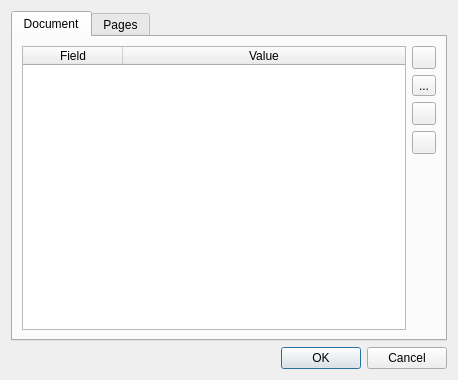
<?xml version="1.0" encoding="UTF-8"?>
<ui version="4.0">
 <class>MetadataEditorDialog</class>
 <widget class="QDialog" name="MetadataEditorDialog">
  <property name="geometry">
   <rect>
    <x>0</x>
    <y>0</y>
    <width>458</width>
    <height>380</height>
   </rect>
  </property>
  <property name="windowTitle">
   <string>Dialog</string>
  </property>
  <layout class="QVBoxLayout" name="verticalLayout">
   <item>
    <widget class="QTabWidget" name="tabWidget">
     <property name="currentIndex">
      <number>0</number>
     </property>
     <widget class="QWidget" name="tab">
      <attribute name="title">
       <string>Document</string>
      </attribute>
      <layout class="QVBoxLayout" name="verticalLayout_3">
       <item>
        <layout class="QHBoxLayout" name="horizontalLayout">
         <item>
          <widget class="QTableWidget" name="tvDocumentMeta">
           <property name="editTriggers">
            <set>QAbstractItemView::AnyKeyPressed|QAbstractItemView::DoubleClicked|QAbstractItemView::EditKeyPressed|QAbstractItemView::SelectedClicked</set>
           </property>
           <property name="selectionBehavior">
            <enum>QAbstractItemView::SelectItems</enum>
           </property>
           <attribute name="horizontalHeaderStretchLastSection">
            <bool>true</bool>
           </attribute>
           <attribute name="verticalHeaderVisible">
            <bool>false</bool>
           </attribute>
           <attribute name="verticalHeaderHighlightSections">
            <bool>false</bool>
           </attribute>
           <column>
            <property name="text">
             <string>Field</string>
            </property>
           </column>
           <column>
            <property name="text">
             <string>Value</string>
            </property>
           </column>
          </widget>
         </item>
         <item>
          <layout class="QVBoxLayout" name="verticalLayout_2">
           <item>
            <widget class="QToolButton" name="btnAdd">
             <property name="toolTip">
              <string>Add metadata field</string>
             </property>
             <property name="text">
              <string/>
             </property>
             <property name="icon">
              <iconset resource="../../../../app/resources/resources.qrc">
               <normaloff>:/icons/plus-16.png</normaloff>:/icons/plus-16.png</iconset>
             </property>
            </widget>
           </item>
           <item>
            <widget class="QToolButton" name="btnRemove">
             <property name="toolTip">
              <string>Remove metadata field</string>
             </property>
             <property name="text">
              <string>...</string>
             </property>
             <property name="icon">
              <iconset resource="../../../../app/resources/resources.qrc">
               <normaloff>:/icons/minus-16.png</normaloff>:/icons/minus-16.png</iconset>
             </property>
            </widget>
           </item>
           <item>
            <widget class="QToolButton" name="btnNewField">
             <property name="text">
              <string/>
             </property>
             <property name="icon">
              <iconset resource="../../../../app/resources/resources.qrc">
               <normaloff>:/icons/file-16.png</normaloff>:/icons/file-16.png</iconset>
             </property>
            </widget>
           </item>
           <item>
            <widget class="QToolButton" name="btnReset">
             <property name="toolTip">
              <string>Reset metadata to defaults</string>
             </property>
             <property name="text">
              <string/>
             </property>
             <property name="icon">
              <iconset resource="../../../../app/resources/resources.qrc">
               <normaloff>:/icons/undo-22.png</normaloff>:/icons/undo-22.png</iconset>
             </property>
            </widget>
           </item>
           <item>
            <spacer name="verticalSpacer">
             <property name="orientation">
              <enum>Qt::Vertical</enum>
             </property>
             <property name="sizeHint" stdset="0">
              <size>
               <width>20</width>
               <height>40</height>
              </size>
             </property>
            </spacer>
           </item>
          </layout>
         </item>
        </layout>
       </item>
      </layout>
     </widget>
     <widget class="QWidget" name="tab_2">
      <attribute name="title">
       <string>Pages</string>
      </attribute>
     </widget>
    </widget>
   </item>
   <item>
    <widget class="QDialogButtonBox" name="buttonBox">
     <property name="orientation">
      <enum>Qt::Horizontal</enum>
     </property>
     <property name="standardButtons">
      <set>QDialogButtonBox::Cancel|QDialogButtonBox::Ok</set>
     </property>
    </widget>
   </item>
  </layout>
 </widget>
 <resources>
  <include location="../../../../app/resources/resources.qrc"/>
 </resources>
 <connections>
  <connection>
   <sender>buttonBox</sender>
   <signal>accepted()</signal>
   <receiver>MetadataEditorDialog</receiver>
   <slot>accept()</slot>
   <hints>
    <hint type="sourcelabel">
     <x>248</x>
     <y>254</y>
    </hint>
    <hint type="destinationlabel">
     <x>157</x>
     <y>274</y>
    </hint>
   </hints>
  </connection>
  <connection>
   <sender>buttonBox</sender>
   <signal>rejected()</signal>
   <receiver>MetadataEditorDialog</receiver>
   <slot>reject()</slot>
   <hints>
    <hint type="sourcelabel">
     <x>316</x>
     <y>260</y>
    </hint>
    <hint type="destinationlabel">
     <x>286</x>
     <y>274</y>
    </hint>
   </hints>
  </connection>
 </connections>
</ui>
